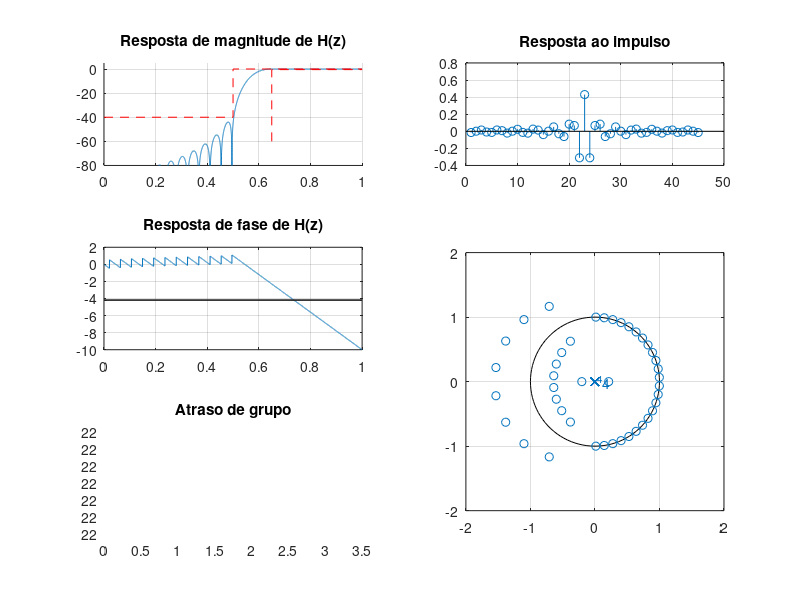
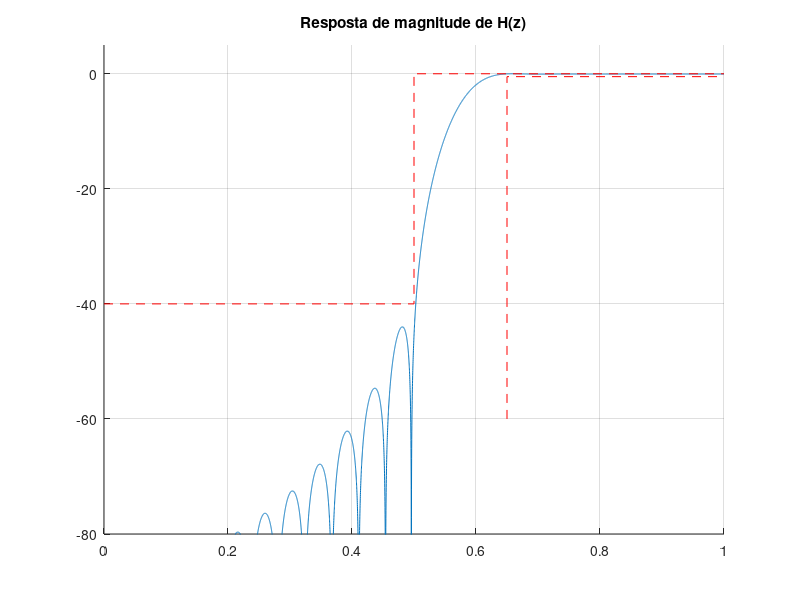

The MATLAB script that drew these images, in order:
%% Dados
%   HP - (fa = 4000 Hz, f1 = 1000 Hz; f2 = 1300 Hz, Ap = 0.5 dB, As = 40 dB, GdB = 0 dB)
%   IIR - Chebyshev II, FIR - Janela Fixa

% Projeto Filtro IIR - Chebyshev II

Ap = 0.5; % Ganho na banda de passagem em dB
As = 40; % Atenuação no stopband em dB
fa = 4000; % Hz
f1 = 1000; % Hz
f2 = 1300; % Hz
GdB = 0; % dB

% para Ap = 3dB, E = 1;
E = sqrt(10^(0.1*Ap)-1);

thetap = f1/(fa/2);
thetas = f2/(fa/2);

lambdap = 2*tan((thetap*pi)/2);
lambdas = 2*tan((thetas*pi)/2);

Ws = lambdas/lambdap;
Wp = 1;

n = (acosh(sqrt(10^(0.1*As)-1)/(10^(0.1*Ap)-1))/acosh(Ws))
n = ceil(n); % obtem o proximo valor inteiro, ceil(4.01) = 5

k = 1:n;
fi2 = 1/n * asinh(1/E);
tk = (2*k-1) * pi/(2*n);
pk = -sinh(fi2)*sin(tk) + 1j*cosh(fi2)*cos(tk)

%% Projeto Filtro FIR - Janela Fixa

Ap = 0.5; % Ganho na banda de passagem em dB
As = 40; % Atenua��o no stopband em dB
fa = 4000; % Hz
f1 = 1000; % Hz
f2 = 1300; % Hz
GdB = 0; % dB

g0 = GdB;

f = [1000 1300]; % frequ�ncias em Hz

% substituindo de Hz para �mega
w = f/fa*(2*pi); %w = 2*pi*f
ws = w(2);
wp = w(1);

%projeto original
Dw = ws - wp;
%M = ceil(3.32*pi/Dw); % ordem (3.32 tabela Hamming)
M = ceil(3.11*pi/Dw); % ordem (3.11 tabela Hann)

%Ajuste do ganho
    %levar o pico para abaixo de 0
    ganho = 0.05501; %ganho dB mediddo no plot do filtro
    g0 = ganho;
% 
% primeiro ajuste de M (N/2)
    wp1 = 0.4998*pi; ws1 = ws; % valores medidos no gr�fico
    Dw1 = ws1 - wp1;
    M2 = ceil(M*Dw1/Dw);
    M = M2; 
%    
% % segundo ajuste de M (N/2)
%     wp2 = 0.4463*pi; ws2 = 0.5975*pi;
%     Dw2 = ws2 - wp2;
%     M3 = ceil(M*Dw2/Dw);
%     M = M3;
%   
% % Terceiro ajuste da frequ�ncia de corte
%     Dwp = 0.4*pi - wp2;
%     Dws = 0.6*pi - ws2;
%     wc3 = wc + (Dwp + Dws)/2;
%     wc = wc3;


wc = sqrt(wp*ws);   % frequ�ncia de corte, m�dia das frequ�ncias

k = 1:M;

% Highpass
bi = -sin(k*wc)./(k*pi); 
b0 = 1 - ( wc/pi);
b = [flip(bi) b0 bi];

m = -M : M;
%mk = 0.04; % filtro hamming
mk = 0.00; % filtro hann
wk = (0.5+mk)+(0.5-mk)*cos(2*pi*m/(2*M+1)); %serve para filtro hamming ou hann
%wk = (0.42)+(0.5)*cos(2*pi*m/(2*M+1))+(0.08)*cos(4*pi*m/(2*M+1)); %filtro blackman
b = b.*wk*10^(-g0/20);
%b = b.*10^(-g0/20);     %janela retangular, basta tirar a janela


% Acertar a janela no plot
ws = w(2);
wp = w(1);

subplot(321)
[h, w] = freqz(b,1,linspace(0,pi,10000)); 
%plot(w/pi,abs(h)); grid on; xlim([0 1])    %dominio do tempo
hold on;
plot(w/pi,20*log10(abs(h))); grid on; xlim([0 1]);title('Resposta de magnitude de H(z)');ylim([-80 5]);
plot([0 wp/pi wp/pi 1],[-As -As 0 0], '--red')
plot([ws/pi,ws/pi,1],[-60 -Ap,-Ap], '--red')
hold off;

subplot(322)
stem([flip(bi) b0 bi]); grid on;title('Resposta ao impulso');

subplot(3,2,[4 6])
%subplot(2,2,[1 3])
zplane(b, 1)
axis([-2 2 -2 2]);

subplot(323)
plot(w/pi, unwrap(angle(h))/pi); grid on;title('Resposta de fase de H(z)');
subplot(325)
%%subplot(2,2,[2 4])
grpdelay(b, 1);title('Atraso de grupo');

figure(2)
hold on;
plot(w/pi,20*log10(abs(h))); grid on; xlim([0 1]);title('Resposta de magnitude de H(z)');ylim([-80 5]);
plot([0 wp/pi wp/pi 1],[-As -As 0 0], '--red')
plot([ws/pi,ws/pi,1],[-60 -Ap,-Ap], '--red')
hold off;
